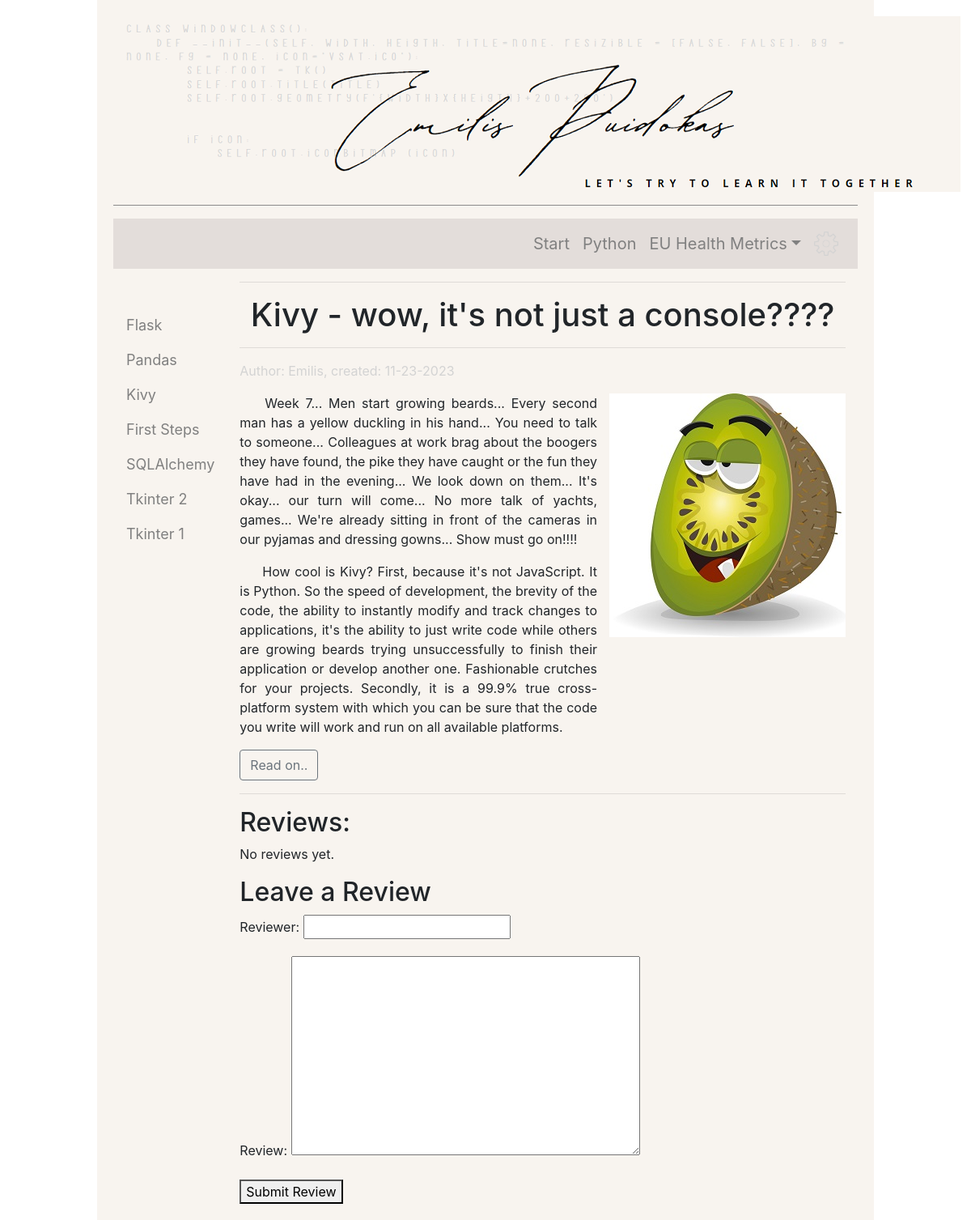
Screenshot of /portfolio/single/3/ with the database file from the repository.
### portfolio/models.py (models this page shows, shortened)
class Pages(models.Model):
    title = models.CharField('Title', max_length=300, null=False)
    author = models.CharField('Author', max_length=100, null=False)
    created_data = models.DateField(auto_created=True, default=timezone.now)
    content = models.TextField('Primary_text', null=False)
    text = models.TextField("Secondary_text", null=True)
    images = models.ImageField('Image', upload_to='media/img', null=True, blank=True)
    downloads = models.FileField(upload_to='download', null=True, blank=True)
    href_to_site = models.CharField('link to site', max_length=200, null=True)
    href_name = models.CharField('link', max_length=50, null=True)
    href_to_github = models.CharField('link to Github', max_length=200, null=True)
    class Meta:
        verbose_name = 'Page'
        verbose_name_plural = 'Pages'
        ordering = ['title']

### portfolio/views.py (the view)
# urls.py: path('single/<int:pk>/', views.single_page_view, name='single_page_view'),
def single_page_view(request, pk):
    page = Pages.objects.get(pk=pk)
    pages = Pages.objects.all()
    content_paragraphs = page.content.split("<p>")
    text_paragraphs = page.text.split("<p>")
    review_form = PageReviewForm()
    page_reviews = page.pagereview_set.filter(title_id=page.pk)
    return render(
        request,
        "single-page.html",
        {
            "review_form": review_form,
            "page": page,
            "content_paragraphs": content_paragraphs,
            "text_paragraphs": text_paragraphs,
            "pages": pages,
            "page_reviews": page_reviews,
        },
    )

### portfolio/forms.py
class PageReviewForm(forms.ModelForm):
    class Meta:
        model = PageReview
        fields = ["reviewer", "content"]

### portfolio/templates/single-page.html (shortened to what this page needs)
{% extends "base.html" %}
{% load static %}
{% block "second_nav" %}
<nav>
    <ul class="nav flex-column">
        <p>
        <p>
        {% for p in pages %}
        <li class="nav-item"><a class="nav-link" style="font-size: 18px; color: gray;"
                                href="{% url 'single_page_view' pk=p.pk %}"
                                onmouseover="this.style.backgroundColor = '#e3ddda'"
                                onmouseout="this.style.backgroundColor = ''">{{ p.href_name }}</a></li>
        {% endfor %}
    </ul>
</nav>
{% endblock %}
{% block "content" %}
<div style="text-align: center;">
    <hr class="hr hr-blurry"/>
    <h1>{{ page.title }}</h1>
    <hr class="hr hr-blurry"/>
</div>
<div style="text-align: left; color: lightgray;">
    <p>Author: {{ page.author }}, created: {{page.created_data|date:"m-d-Y" }}</p>
</div>
<div style="overflow: hidden;">
    <div style="float: left; width: 59%; text-align: justify;">
        {% for x in content_paragraphs %}
        <p>&nbsp;&nbsp;&nbsp;&nbsp;{{ x }}</p>
        {% endfor %}
    </div>
    <div style="float: right; width: 39%;text-align: center;">
        {% if page.images%}
        <img src="{{ page.images.url }}" alt="{{ page.title }}">
        {% endif%}
    </div>
</div>
<p>
    <a class="btn btn-outline-secondary" data-bs-toggle="collapse" href="#collapseExample" role="button"
       aria-expanded="false" aria-controls="collapseExample">
        Read on..
    </a>
</p>
<hr>
<div>
    <h2>Reviews:</h2>
    {% for review in page_reviews %}
    <hr>
    <strong>{{ review.reviewer }}</strong>, <em> {{ review.data_created }}</em>
    <p>{{ review.content }}</p>
    {% empty %}
    <p>No reviews yet.</p>
    {% endfor %}
</div>
<div>
    <h2>Leave a Review</h2>
    <form method="post" action="{% url 'add_review' pk=page.pk %}">
        {{ review_form.as_p }}
        <button type="submit">Submit Review</button>
    </form>
</div>
{% endblock %}

### portfolio/static/css/styles.css (style rules this page uses)
body { margin: 0 auto; max-width: 80%; }

### rows the page displays
Pages: href_name "Flask"
Pages: href_name "Pandas"
Pages: href_name "Kivy", title "Kivy - wow, it's not just a console????", author "Emilis", created_data "11-23-2023", images (picture)
Pages: href_name "First Steps"
Pages: href_name "SQLAlchemy"
Pages: href_name "Tkinter 2"
Pages: href_name "Tkinter 1"
